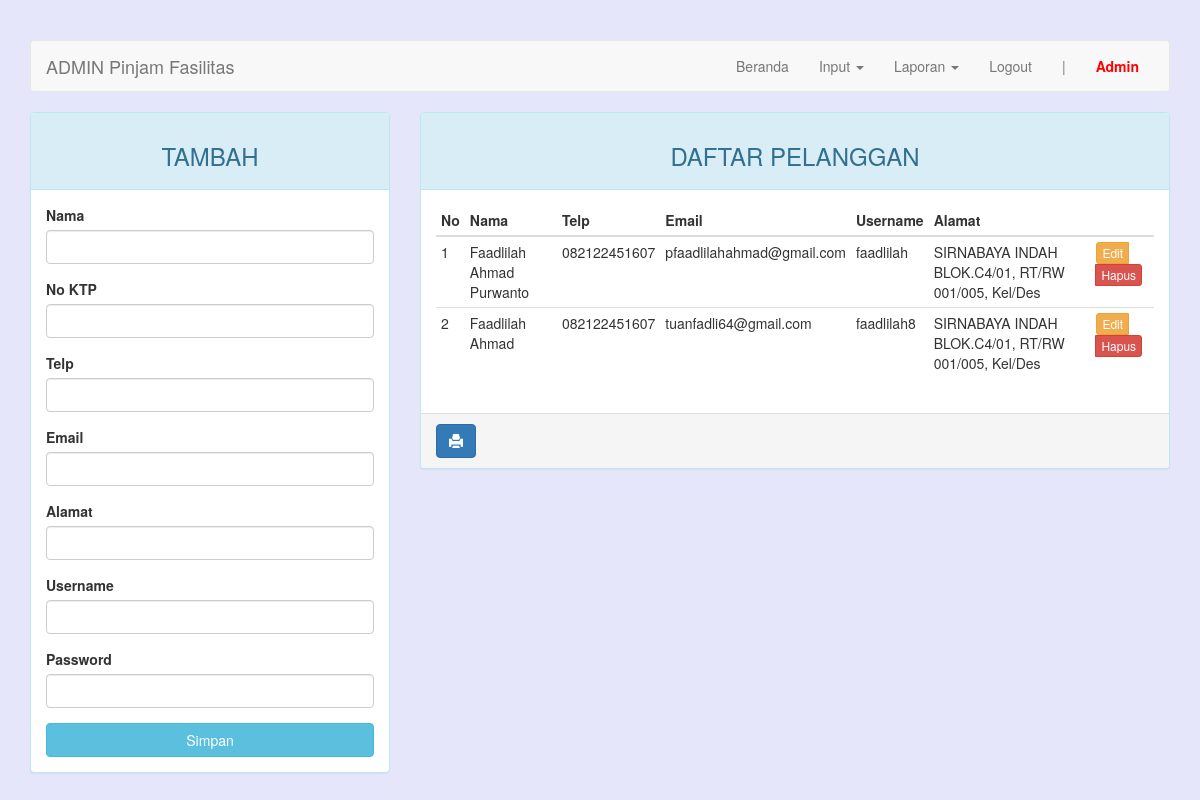
The page /admin/index.php?page=pelanggan (signed in) on the database its author committed.
### tables this page shows
CREATE TABLE `pelanggan` (
  `id_pelanggan` int(11) NOT NULL,
  `no_ktp` char(16) NOT NULL,
  `nama` varchar(30) NOT NULL,
  `email` varchar(30) NOT NULL,
  `no_telp` char(12) NOT NULL,
  `alamat` varchar(50) DEFAULT NULL,
  `username` varchar(10) NOT NULL,
  `password` varchar(32) NOT NULL
);

### admin/page/pelanggan.php (the view, shortened to what this page needs)
<?php
$update = (isset($_GET['action']) AND $_GET['action'] == 'update') ? true : false;
?>
<div class="row">
<div class="col-md-4 hidden-print">
	    <div class="panel panel-<?= ($update) ? "warning" : "info" ?>">
	        <div class="panel-heading"><h3 class="text-center"><?= ($update) ? "EDIT" : "TAMBAH" ?></h3></div>
	        <div class="panel-body">
	            <form action="<?=$_SERVER['REQUEST_URI']?>" method="POST">
	                <div class="form-group">
	                    <label for="nama">Nama</label>
	                    <input type="text" name="nama" class="form-control" <?= (!$update) ?: 'value="'.$row["nama"].'"' ?>>
	                </div>
	                <div class="form-group">
	                    <label for="nama">No KTP</label>
	                    <input type="text" name="no_ktp" class="form-control" <?= (!$update) ?: 'value="'.$row["no_ktp"].'"' ?>>
	                </div>
	                <div class="form-group">
	                    <label for="no_telp">Telp</label>
	                    <input type="text" name="no_telp" class="form-control" <?= (!$update) ?: 'value="'.$row["no_telp"].'"' ?>>
	                </div>
	                <div class="form-group">
	                    <label for="email">Email</label>
	                    <input type="text" name="email" class="form-control" <?= (!$update) ?: 'value="'.$row["email"].'"' ?>>
	                </div>
	                <div class="form-group">
	                    <label for="alamat">Alamat</label>
	                    <input type="text" name="alamat" class="form-control" <?= (!$update) ?: 'value="'.$row["alamat"].'"' ?>>
	                </div>
	                <div class="form-group">
	                    <label for="username">Username</label>
	                    <input type="text" name="username" class="form-control" <?= (!$update) ?: 'value="'.$row["username"].'"' ?>>
	                </div>
	                <div class="form-group">
	                    <label for="password">Password</label>
	                    <input type="password" name="password" class="form-control">
	                </div>
	                <button type="submit" class="btn btn-<?= ($update) ? "warning" : "info" ?> btn-block">Simpan</button>
	            </form>
	        </div>
	    </div>
	</div>
	<div class="col-md-8">
	    <div class="panel panel-info">
	        <div class="panel-heading"><h3 class="text-center">DAFTAR PELANGGAN</h3></div>
	        <div class="panel-body">
	            <table class="table table-condensed">
	                <thead>
	                    <tr>
	                        <th>No</th>
	                        <th>Nama</th>
	                        <th>Telp</th>
	                        <th>Email</th>
	                        <th>Username</th>
	                        <th>Alamat</th>
	                        <th></th>
	                        <th class="hidden-print"></th>
	                    </tr>
	                </thead>
	                <tbody>
	                    <?php $no = 1; ?>
	                    <?php if ($query = $connection->query("SELECT * FROM pelanggan")): ?>
	                        <?php while($row = $query->fetch_assoc()): ?>
	                        <tr>
	                            <td><?=$no++?></td>
															<td><?=$row['nama']?></td>
															<td><?=$row['no_telp']?></td>
															<td><?=$row['email']?></td>
															<td><?=$row['username']?></td>
															<td><?=$row['alamat']?></td>
	                            <td>
	                            <td class="hidden-print">
	                                <div class="btn-group">
	                                    <a href="?page=pelanggan&action=update&key=<?=$row['id_pelanggan']?>" class="btn btn-warning btn-xs">Edit</a>
	                                    <a href="?page=pelanggan&action=delete&key=<?=$row['id_pelanggan']?>" class="btn btn-danger btn-xs">Hapus</a>
	                                </div>
	                            </td>
	                        </tr>
	                        <?php endwhile ?>
	                    <?php endif ?>
	                </tbody>
	            </table>
	        </div>
	        	<div class="panel-footer hidden-print">
			        <a onClick="window.print();return false" class="btn btn-primary"><i class="glyphicon glyphicon-print"></i></a>
			    </div>
	    </div>
	</div>
</div>

### admin/index.php (style rules this page uses)
body { background-color: #E6E6FA; margin-top: 40px; }

### rows shown on the page
pelanggan: nama "Faadlilah Ahmad Purwanto", no_telp "082122451607", email "pfaadlilahahmad@gmail.com", username "faadlilah", alamat "SIRNABAYA INDAH BLOK.C4/01, RT/RW 001/005, Kel/Des"
pelanggan: nama "Faadlilah Ahmad", no_telp "082122451607", email "tuanfadli64@gmail.com", username "faadlilah8", alamat "SIRNABAYA INDAH BLOK.C4/01, RT/RW 001/005, Kel/Des"

### other values the page prints
$_SESSION["admin"]["username"] "Admin"
